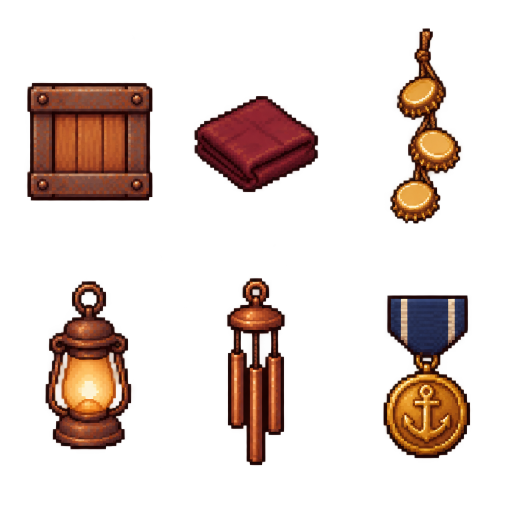
#> input picture assets/art/source/harbor_props.png, 1024 x 1024 px (shown at 1/2 size)
$ python prepare_harbor_art.py
#> lines starting #> are read from the running program, lines starting #| are printed output that depends on the picture
"""Higgsfield Liman atlasından oyun dokularını çıkarır (Pillow)."""
from pathlib import Path
from PIL import Image, ImageOps
out=Path(__file__).resolve().parents[1]/'assets/art'
sheet=Image.open(out/'source/harbor_props.png').convert('RGBA')
#> sheet is the input picture: PIL image 1024x1024 RGBA; mean R, G, B, A 56.4, 25.7, 14.3, 53.2
assert sheet.getchannel('A').getextrema()[0]==0
for i,(name,size) in enumerate([('crate',64),('cloth',64),('ornament',64),('lantern',64),('chime',64),('medal',32)]):
 x,y=i%3,i//3
 cell=sheet.crop((round(x*sheet.width/3),y*sheet.height//2,round((x+1)*sheet.width/3),(y+1)*sheet.height//2))
 cell.putalpha(cell.getchannel('A').point(lambda a:255 if a>=128 else 0))
 cell=cell.crop(cell.getchannel('A').getbbox())
 scale=min((size-2)/cell.width,(size-2)/cell.height)
 cell=cell.resize((round(cell.width*scale),round(cell.height*scale)),Image.Resampling.NEAREST)
 target=Image.new('RGBA',(size,size));target.paste(cell,((size-cell.width)//2,(size-cell.height)//2));target.save(out/(name+'.png'))
bg=Image.open(out/'source/harbor.png').convert('RGB').resize((480,270),Image.Resampling.NEAREST).resize((960,540),Image.Resampling.NEAREST)
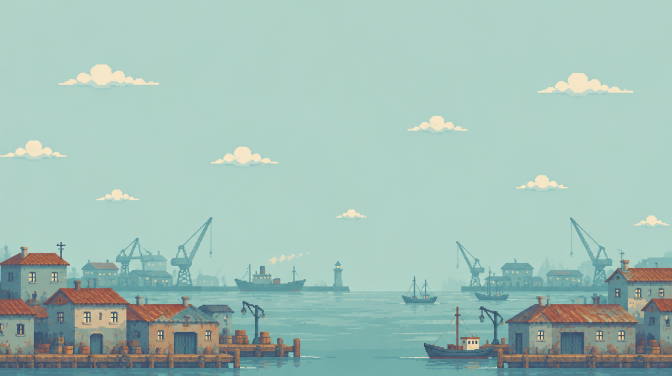
#> input picture assets/art/source/harbor.png, 1344 x 752 px (shown at 1/2 size)
pano=Image.new('RGB',(1920,540));pano.paste(bg,(0,0));pano.paste(ImageOps.mirror(bg),(960,0));pano.save(out/'harbor.png')
#> after `pano = Image.new('RGB', (1920, 540))`: pano: PIL image 1920x540 RGB; every value is 0
#> after `pano.paste(bg, (0, 0))`:
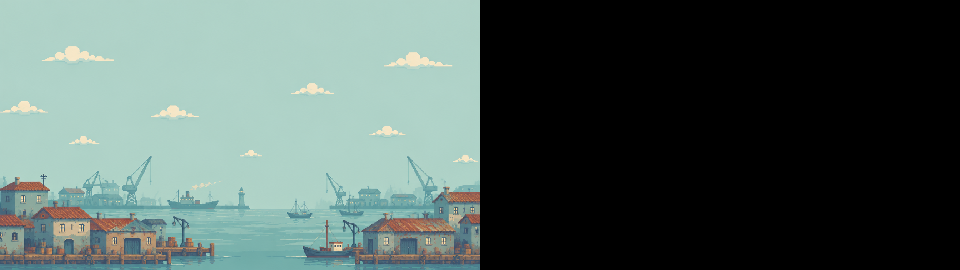
#> pano: PIL image 1920x540 RGB (shown at 1/2 size); mean R, G, B 80.2, 96.1, 91.7
#> after `pano.paste(ImageOps.mirror(bg), (960, 0))`:
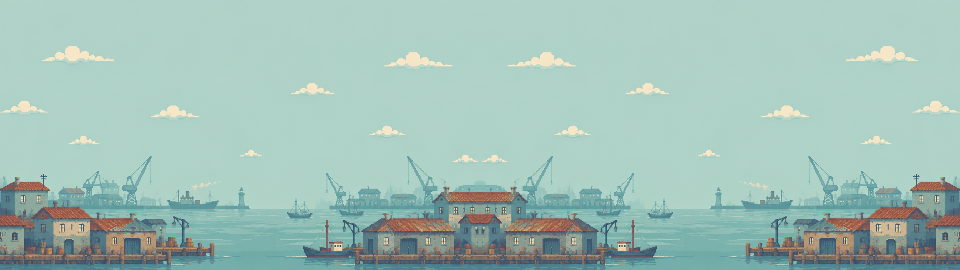
#> pano: PIL image 1920x540 RGB (shown at 1/2 size); mean R, G, B 160.4, 192.2, 183.5
collectibles=Image.open(out/'source/collectibles.png').convert('RGBA')
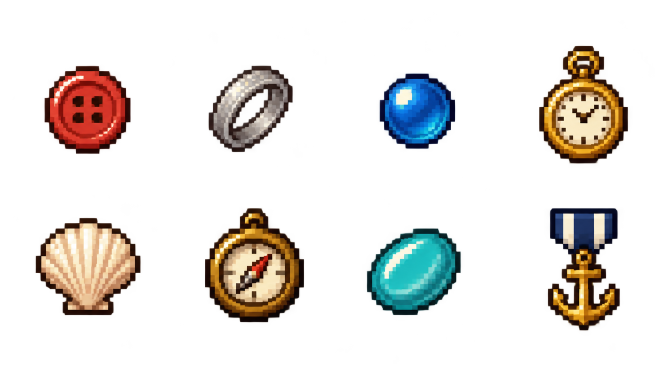
#> input picture assets/art/source/collectibles.png, 1344 x 752 px (shown at 1/2 size)
#> collectibles is the input picture: PIL image 1344x752 RGBA; mean R, G, B, A 46.8, 38.7, 31.9, 48.5
for i,name in enumerate(['dugme','yuzuk','boncuk','saat','kabuk','pusula','tas','madalya']):
 x,y=i%4,i//4;w,h=collectibles.size
 cell=collectibles.crop((round(x*w/4),y*h//2,round((x+1)*w/4),(y+1)*h//2))
 cell.putalpha(cell.getchannel('A').point(lambda a:255 if a>=128 else 0))
 cell=cell.crop(cell.getchannel('A').getbbox())
 scale=min(28/cell.width,28/cell.height)
 cell=cell.resize((round(cell.width*scale),round(cell.height*scale)),Image.Resampling.NEAREST)
 target=Image.new('RGBA',(32,32));target.paste(cell,((32-cell.width)//2,(32-cell.height)//2));target.save(out/('special_'+name+'.png'))
#> this loop made 8 passes
#> pass 1, `cell=cell.crop(cell.getchannel('A').getbbox())`:
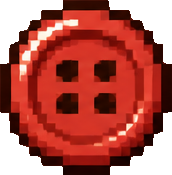
#> cell: PIL image 172x175 RGBA; mean R, G, B, A 138.6, 37.3, 26.7, 196.3; transparent parts drawn white
#> after the loop:
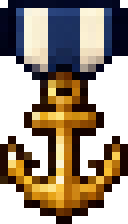
#> cell: PIL image 16x28 RGBA (shown 8 times larger); mean R, G, B, A 91.5, 70.3, 47, 171.9; transparent parts drawn white
#> after the loop:
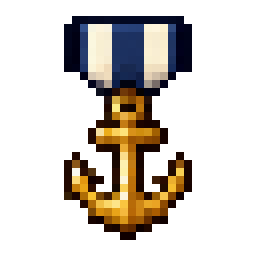
#> target: PIL image 32x32 RGBA (shown 8 times larger); mean R, G, B, A 40, 30.8, 20.6, 75.2; transparent parts drawn white
